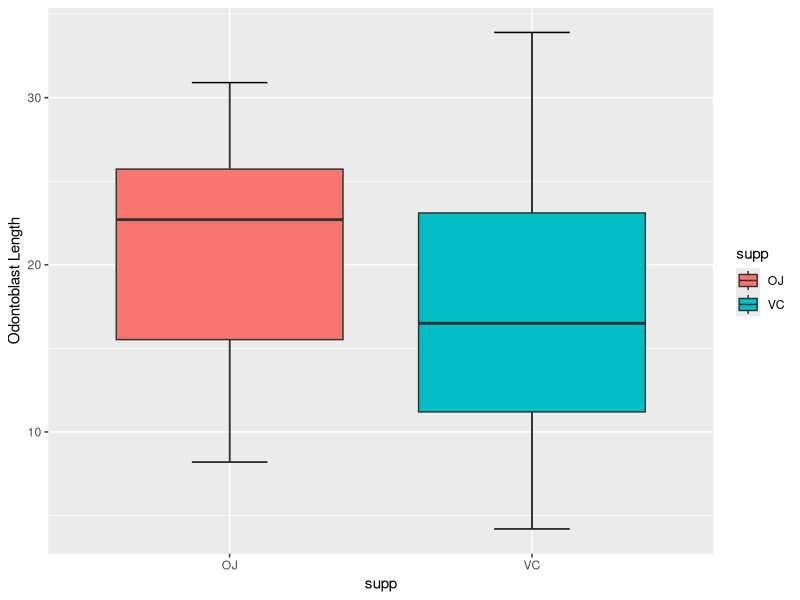
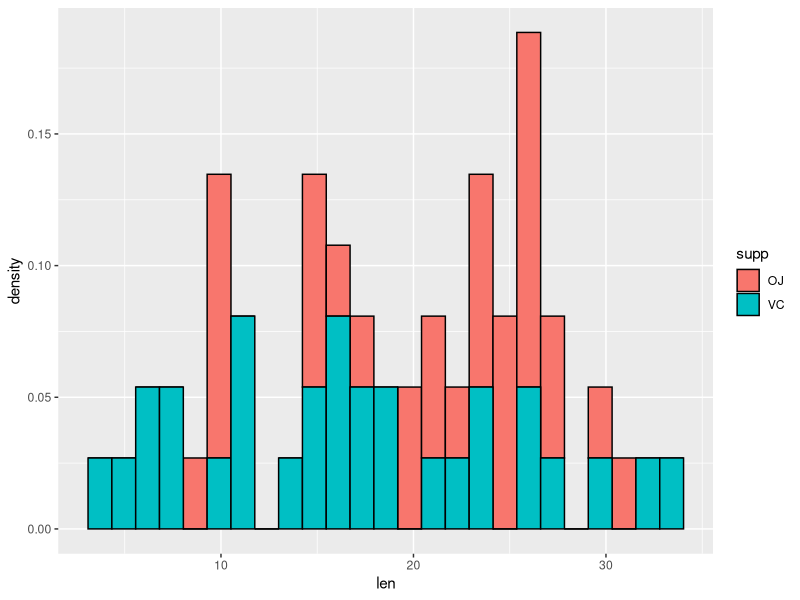
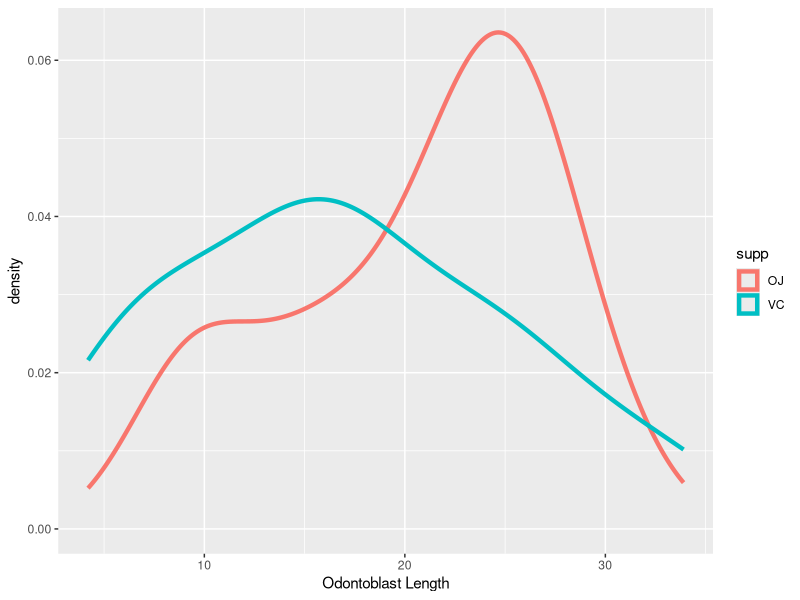
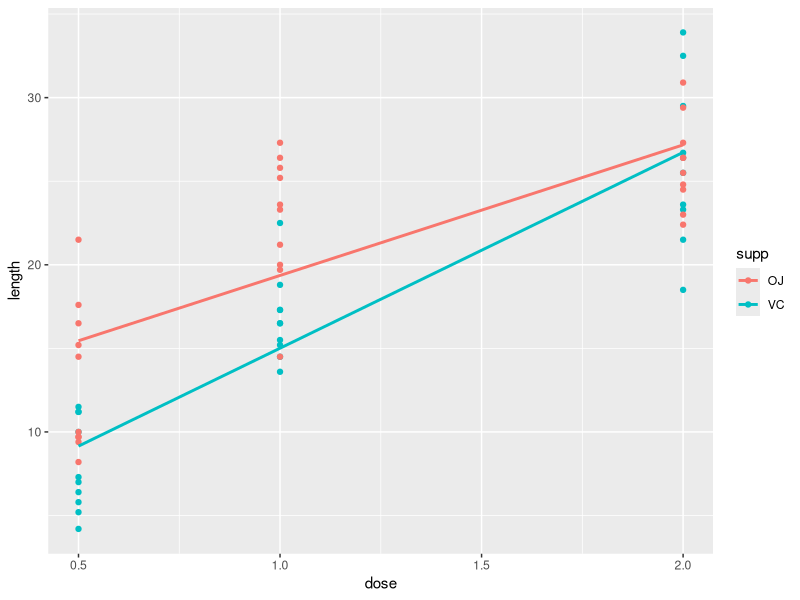

These figures' R source, in order:

#Math208 A1Q1 
# Jiachen Huo

## @knitr set_up
library(knitr)
library(here)
library(tidyverse)
library(ggplot2)

## @knitr 1a)
data(ToothGrowth)
mode(ToothGrowth)
class(ToothGrowth)

## @knitr 1b)
as_tibble(ToothGrowth)

## @knitr 1c)boxplot
ggplot(ToothGrowth, aes(x=supp,y=len,fill=supp))+
  stat_boxplot(geom="errorbar",width=0.25)+
  geom_boxplot()+ylab("Odontoblast Length")

## @knitr 1c)histogram
ggplot(ToothGrowth, aes(x=len,group=supp,fill=supp))+
  geom_histogram(aes(y=..density..),bins=25,col="black")

## @knitr 1c)density
ggplot(ToothGrowth, aes(x=len,col=supp))+
  geom_density(size=1.5)+xlab("Odontoblast Length")

## @knitr 1e)
ggplot(ToothGrowth, aes(x=dose,y=len,col=supp))+
  geom_point()+labs(x="dose",y="length")+
  geom_smooth(method = "lm",se = FALSE)

## @knitr 1f)
print(summary<-ToothGrowth %>% group_by(supp) %>% 
  summarise(tibble(mean=mean(len),median=median(len), S.D=sd(len))))

